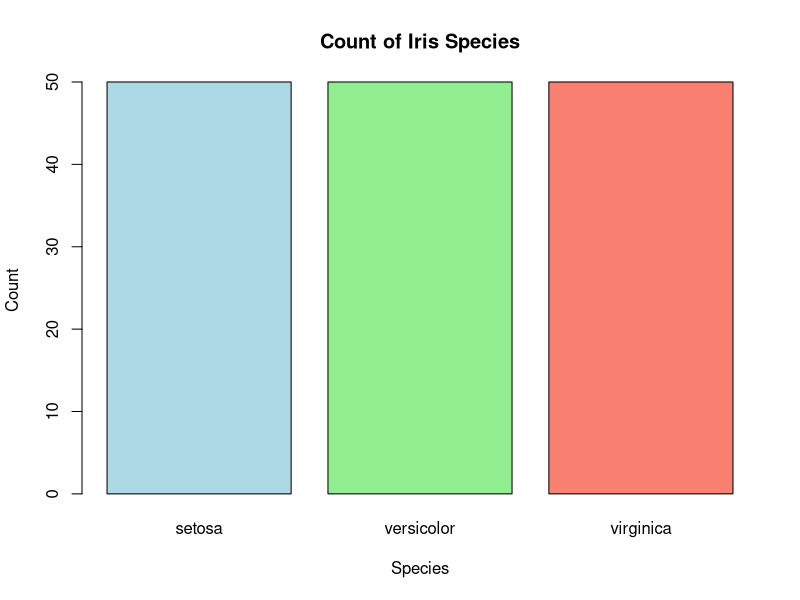
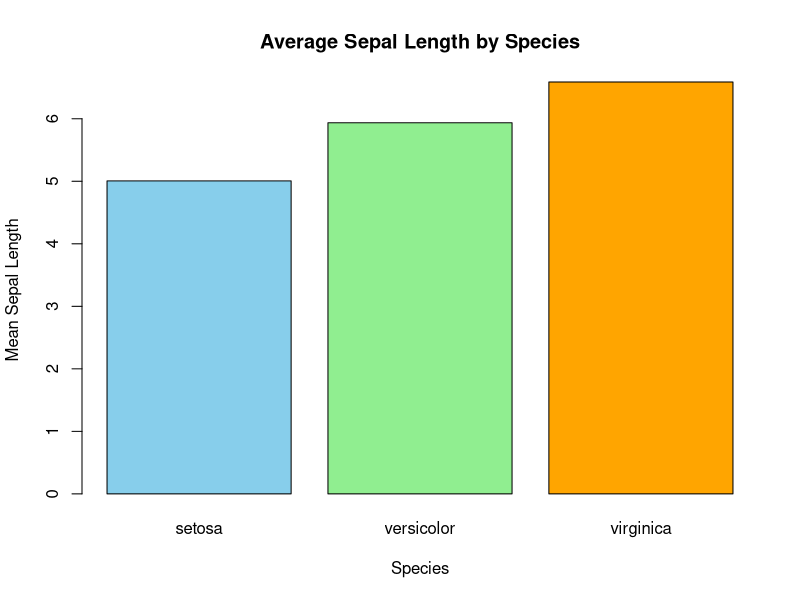
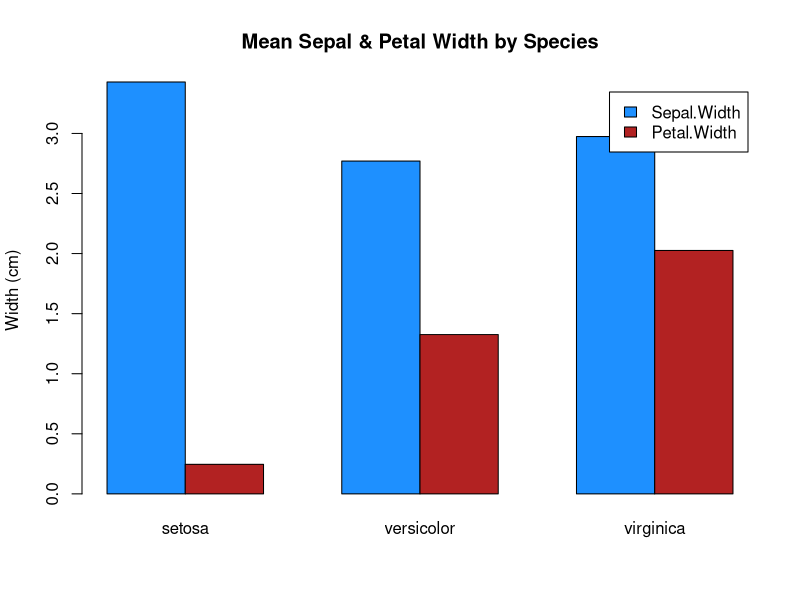
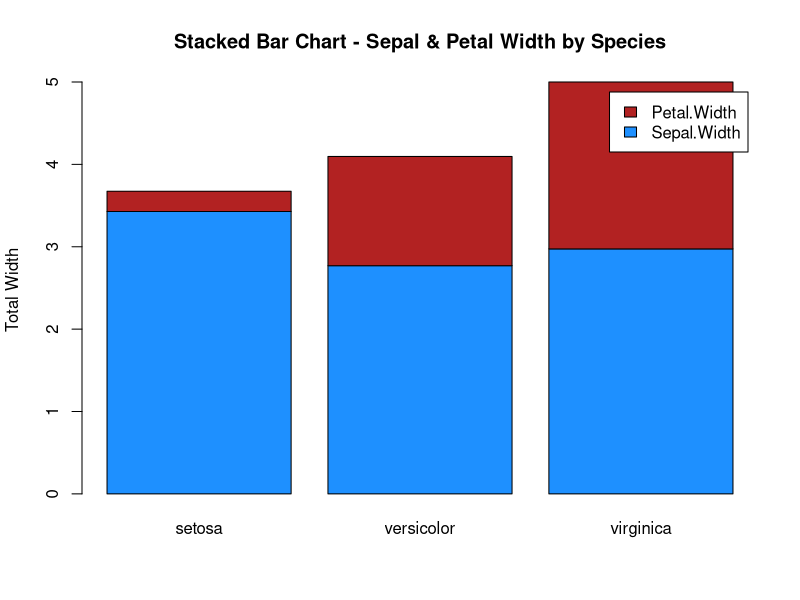
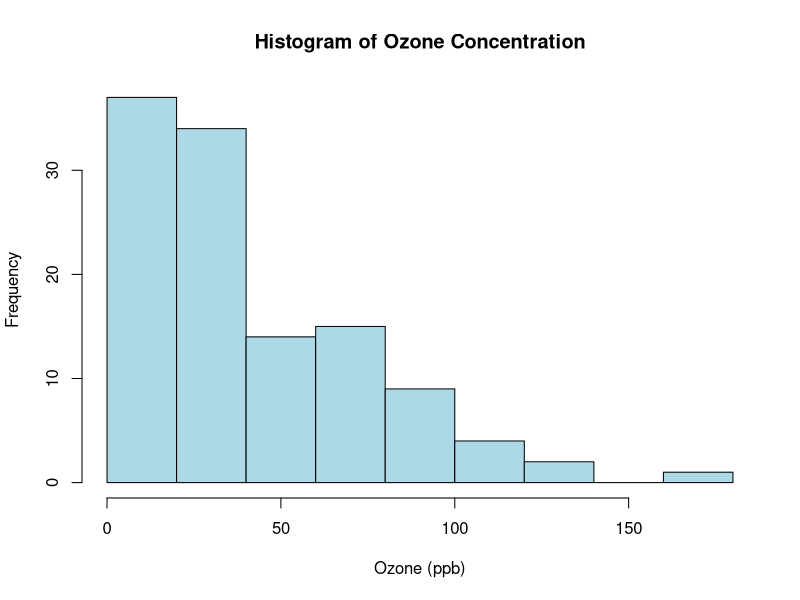
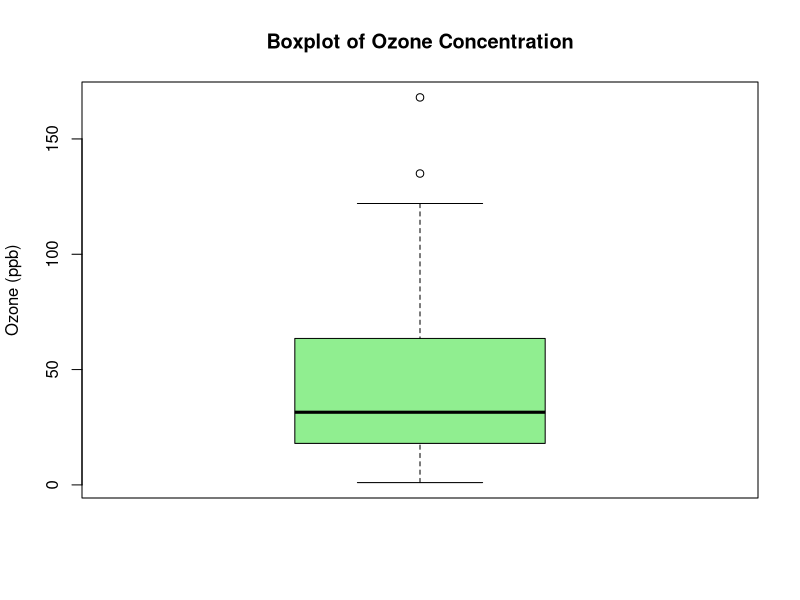
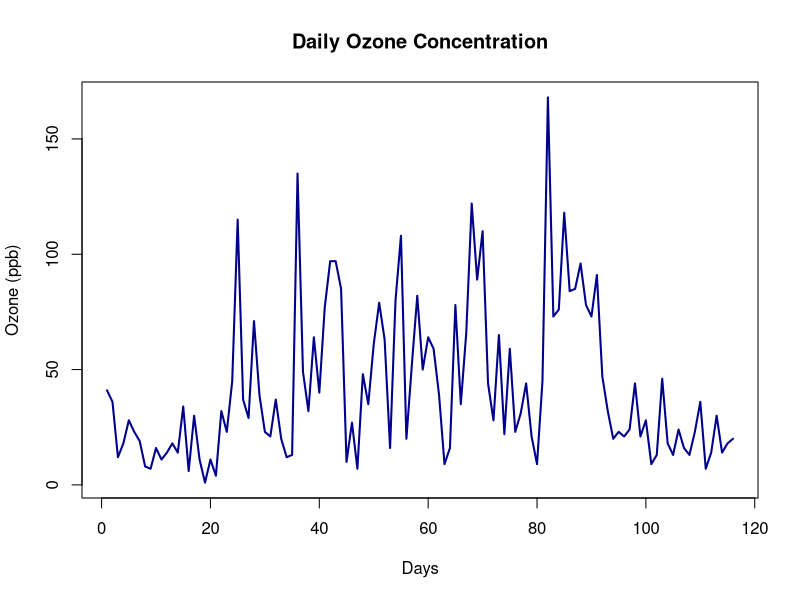
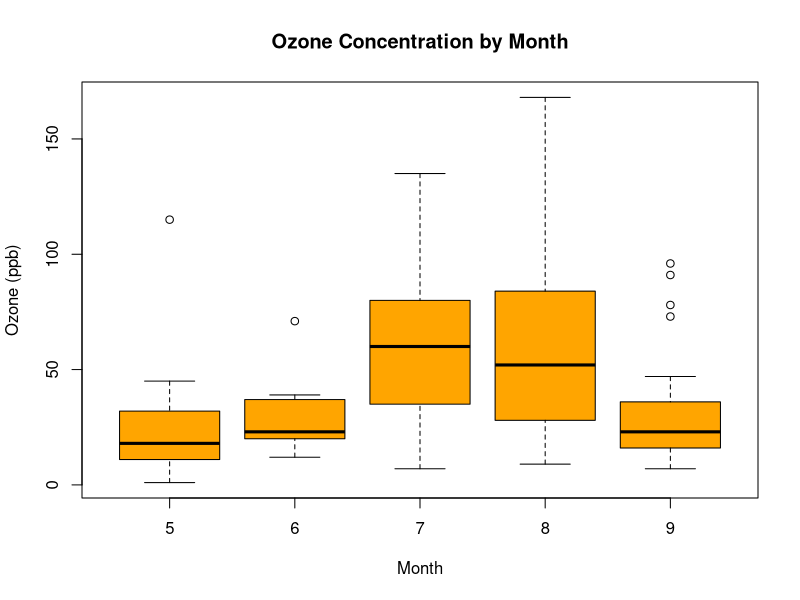

Generate these figures, in order, with R:
# ===============================
# RESET & SETUP
# ===============================
graphics.off()

setwd("D:/R Programming 3-2/ThirdProject")

# Load datasets
data(iris)
data(airquality)
(airquality)
# ===============================
# PART A: IRIS DATASET
# ===============================

# 1. Count of Iris Species
species_count <- table(iris$Species)

png("iris_species_count.png", width = 800, height = 600)
barplot(
  species_count,
  main = "Count of Iris Species",
  xlab = "Species",
  ylab = "Count",
  col = c("lightblue", "lightgreen", "salmon"),
  border = "black"
)
dev.off()

# 2. Average Sepal Length by Species
sepal_means <- tapply(iris$Sepal.Length, iris$Species, mean)

png("iris_avg_sepal_length.png", width = 800, height = 600)
barplot(
  sepal_means,
  main = "Average Sepal Length by Species",
  xlab = "Species",
  ylab = "Mean Sepal Length",
  col = c("skyblue", "lightgreen", "orange"),
  border = "black"
)
dev.off()

# 3. Grouped Bar Chart (Sepal Width & Petal Width)
mean_values <- aggregate(
  cbind(Sepal.Width, Petal.Width) ~ Species,
  data = iris,
  mean
)

grouped_data <- t(mean_values[, 2:3])
colnames(grouped_data) <- mean_values$Species

png("iris_grouped_bar_width.png", width = 800, height = 600)
barplot(
  grouped_data,
  beside = TRUE,
  col = c("dodgerblue", "firebrick"),
  main = "Mean Sepal & Petal Width by Species",
  ylab = "Width (cm)",
  legend.text = rownames(grouped_data)
)
dev.off()

# 4. Stacked Bar Chart
png("iris_stacked_bar_width.png", width = 800, height = 600)
barplot(
  grouped_data,
  beside = FALSE,
  col = c("dodgerblue", "firebrick"),
  main = "Stacked Bar Chart - Sepal & Petal Width by Species",
  ylab = "Total Width",
  legend.text = rownames(grouped_data)
)
dev.off()

# ===============================
# PART B: AIRQUALITY DATASET
# ===============================

# Clean Ozone data
ozone <- na.omit(airquality$Ozone)

# 5. Histogram of Ozone
png("ozone_histogram.png", width = 800, height = 600)
hist(
  ozone,
  main = "Histogram of Ozone Concentration",
  xlab = "Ozone (ppb)",
  col = "lightblue",
  border = "black"
)
dev.off()

# 6. Boxplot of Ozone
png("ozone_boxplot.png", width = 800, height = 600)
boxplot(
  ozone,
  main = "Boxplot of Ozone Concentration",
  ylab = "Ozone (ppb)",
  col = "lightgreen"
)
dev.off()

# 7. Line Plot of Daily Ozone
png("ozone_line_plot.png", width = 800, height = 600)
plot(
  ozone,
  type = "l",
  main = "Daily Ozone Concentration",
  xlab = "Days",
  ylab = "Ozone (ppb)",
  col = "darkblue",
  lwd = 2
)
dev.off()

# 8. Boxplot of Ozone by Month
png("ozone_boxplot_by_month.png", width = 800, height = 600)
boxplot(
  Ozone ~ Month,
  data = airquality,
  main = "Ozone Concentration by Month",
  xlab = "Month",
  ylab = "Ozone (ppb)",
  col = "orange"
)
dev.off()

# ===============================
# CONFIRM SAVED FILES
# ===============================
list.files()
